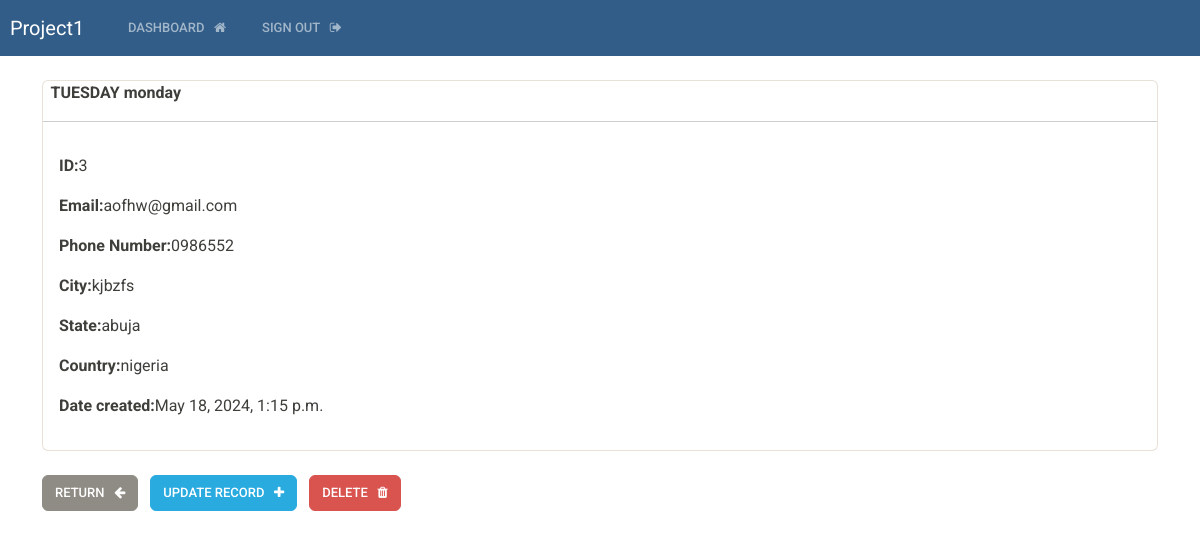
Before: /view-record/3 (signed in) with the older database file.
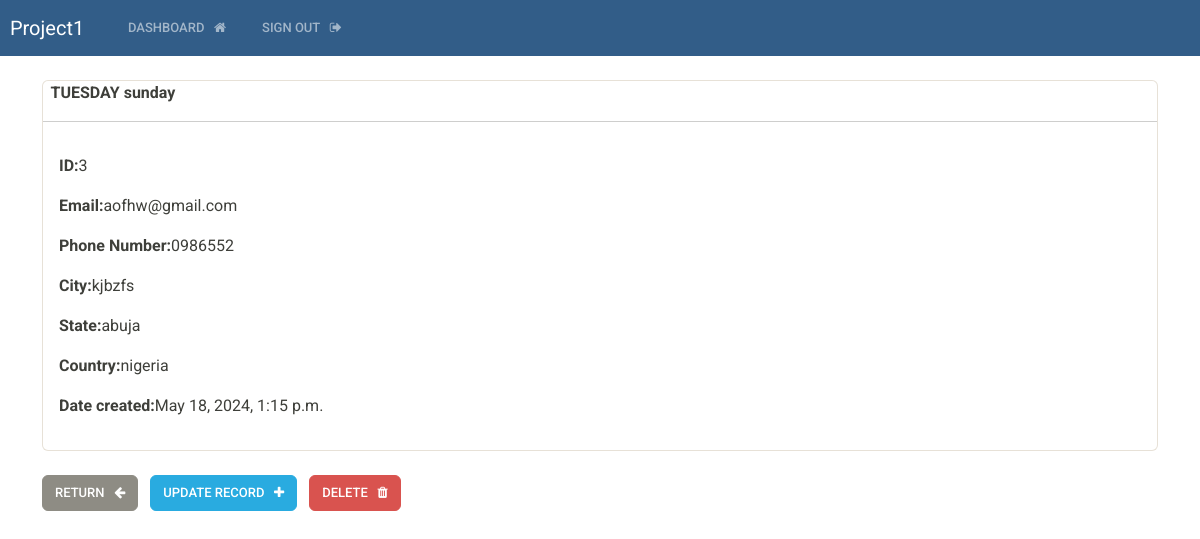
After: the same page with the newer database file.
### crud/models.py (models this page shows, shortened)
class Record(models.Model):
    user = models.ForeignKey(User, on_delete=models.CASCADE)
    creation_date = models.DateTimeField(auto_now_add=True)
    first_name = models.CharField(max_length=100)
    last_name = models.CharField(max_length=100)
    email = models.EmailField(max_length=100)
    phone = models.CharField(max_length=15)
    city = models.CharField(max_length=100)
    state = models.CharField(max_length=100)
    country = models.CharField(max_length=100)

### crud/views.py (the view)
# urls.py: path('view-record/<int:pk>', views.view_record, name='view-record'),
@login_required(login_url='my-login')
def view_record(request, pk):
    record = get_object_or_404(Record, user=request.user, id=pk)
    context = {'record':record}
    return render(request, 'crud/view-record.html', context=context)

### crud/templates/crud/view-record.html (shortened to what this page needs)
{% extends 'crud/base.html' %}
{% block content %}
<body>
<div class="card">
    <strong>
        {{record.last_name | upper}}
        {{record.first_name}}
        <hr>
    </strong>
    <div class="card-body">
    <p><strong>ID:</strong>{{record.id}}</p>
    <p><strong>Email:</strong>{{record.email}}</p>
    <p><strong>Phone Number:</strong>{{record.phone}}</p>
    <p><strong>City:</strong>{{record.city}}</p>
    <p><strong>State:</strong>{{record.state}}</p>
    <p><strong>Country:</strong>{{record.country}}</p>
    <p><strong>Date created:</strong>{{record.creation_date}}</p>
    </div>
</div>
<br>
<a href="{% url 'dashboard' %}" class="btn btn-secondary">Return &nbsp; <i class="fa fa-arrow-left" aria-hidden="true"></i></a>
<a href="{% url 'update-record'  record.id  %}" class="btn btn-info">Update record &nbsp; <i class="fa fa-plus" aria-hidden="true"></i></a>
<a href="{% url 'delete-record' record.id  %}" class="btn btn-danger">Delete &nbsp; <i class="fa fa-trash" aria-hidden="true"></i></a>
</body>
{% endblock %}

Changed rows visible on the page:
changed Record "TUESDAY": first_name "monday" → "sunday"
